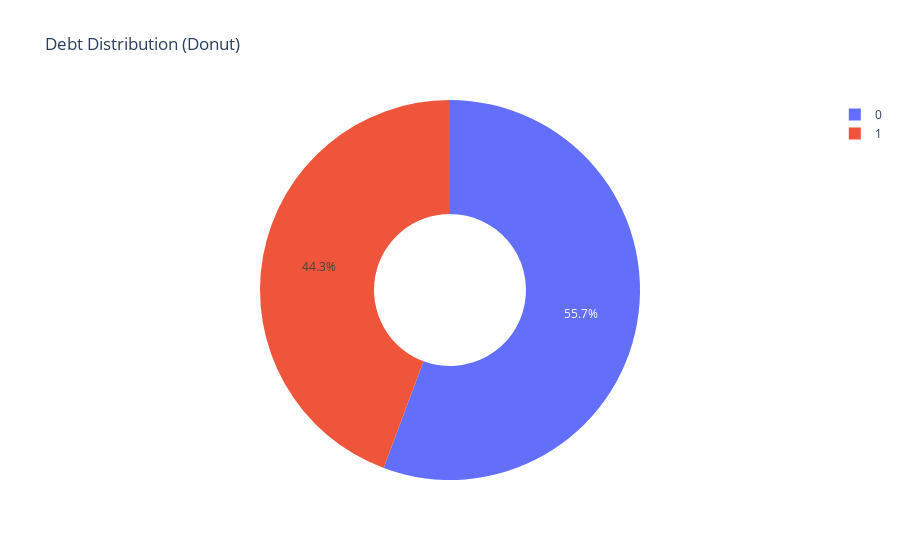

This figure's notebook cell:
### Code cell
# 6. Donut Chart (Has Debt)
debt_counts = data["Has Debt"].value_counts()
fig = px.pie(values=debt_counts.values, names=debt_counts.index, hole=0.4, title="Debt Distribution (Donut)")
fig.show()

### Figure 1 — Plotly figure (JSON) as saved in the notebook; plotly's stock layout.template omitted (floating-point values rounded to 4 significant figures)
{"data": [{"domain": {"x": [0, 1], "y": [0, 1]}, "hole": 0.4, "hovertemplate": "label=%{label}<br>value=%{value}<extra></extra>", "labels": [0, 1], "legendgroup": "", "name": "", "showlegend": true, "type": "pie", "values": [103, 82]}], "layout": {"legend": {"tracegroupgap": 0}, "title": {"text": "Debt Distribution (Donut)"}}}
